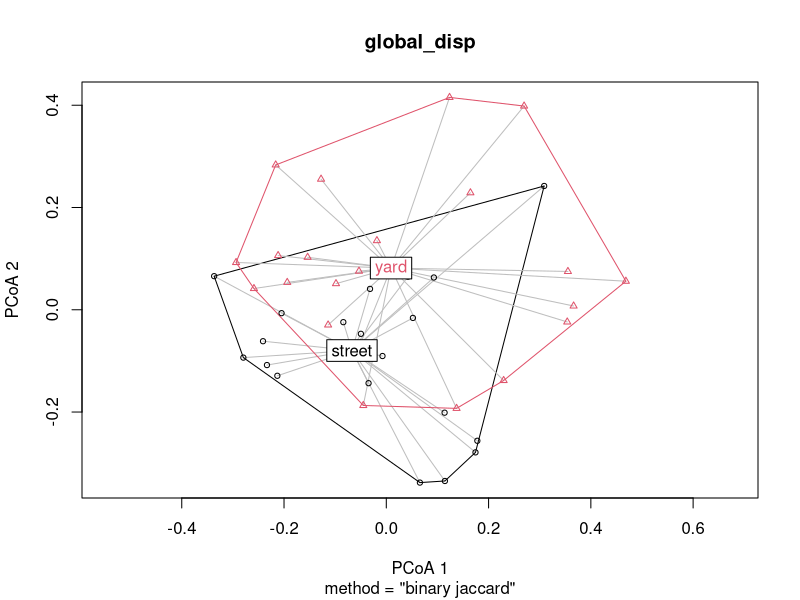

Write the R code that produced this figure.
#This script runs a PERMANOVA tests on the global data, answering question 2.2

#packages used
library(tidyverse)
library(vegan)


#loading in the data
data2024 <- read.csv("2-Cleaned_data/ndg_cleaneddata_2024.csv") #all obs from 2024
data2025 <- read.csv("2-Cleaned_data/ndg_cleaneddata_2025.csv") #all obs from 2025

#Creating a global dataset
alldata <- bind_rows(data2024, data2025)


#####################################
        #PERMANOVA#
#####################################

#Converting the dataset into a matrix format

#where rows are sites and includes land use identity (yard or street) 
data_matrix <- alldata %>%
  filter(!grepl("Unknown", Bird.code)) %>% 
  select(Code, Landtype, Bird.code) %>%
  distinct() %>%
  mutate_at(vars(Code), as.factor) %>% 
  mutate(Present = 1) %>%
  pivot_wider(
    id_cols = c(Code, Landtype),
    names_from = Bird.code,
    values_from = Present,
    values_fill = 0) %>% 
  column_to_rownames(var = "Code")

#Now we create the distance matrix from the data matrix

#first removing land use variable
dist_df <- data_matrix %>% 
  dplyr::select(-(Landtype))

dist_matrix <- vegdist(x = dist_df, method = "jaccard", binary = TRUE) #jaccard distance


#running the permanova
permanova_results <- adonis2( dist_matrix ~ Landtype, data = data_matrix, permutations = 999) 
permanova_results

###########################
    #MODEL CHECKING#
############################

#Checking for homogenity of variances between groups using beta disper


global_disp <- betadisper(dist_matrix, data_matrix$Landtype)
permutest(global_disp, permutations = 999)
plot(global_disp)

  #results are significant (p=0.03)
  #the groups do not have similar vairances --> yards are more variable/dispersed than streets



